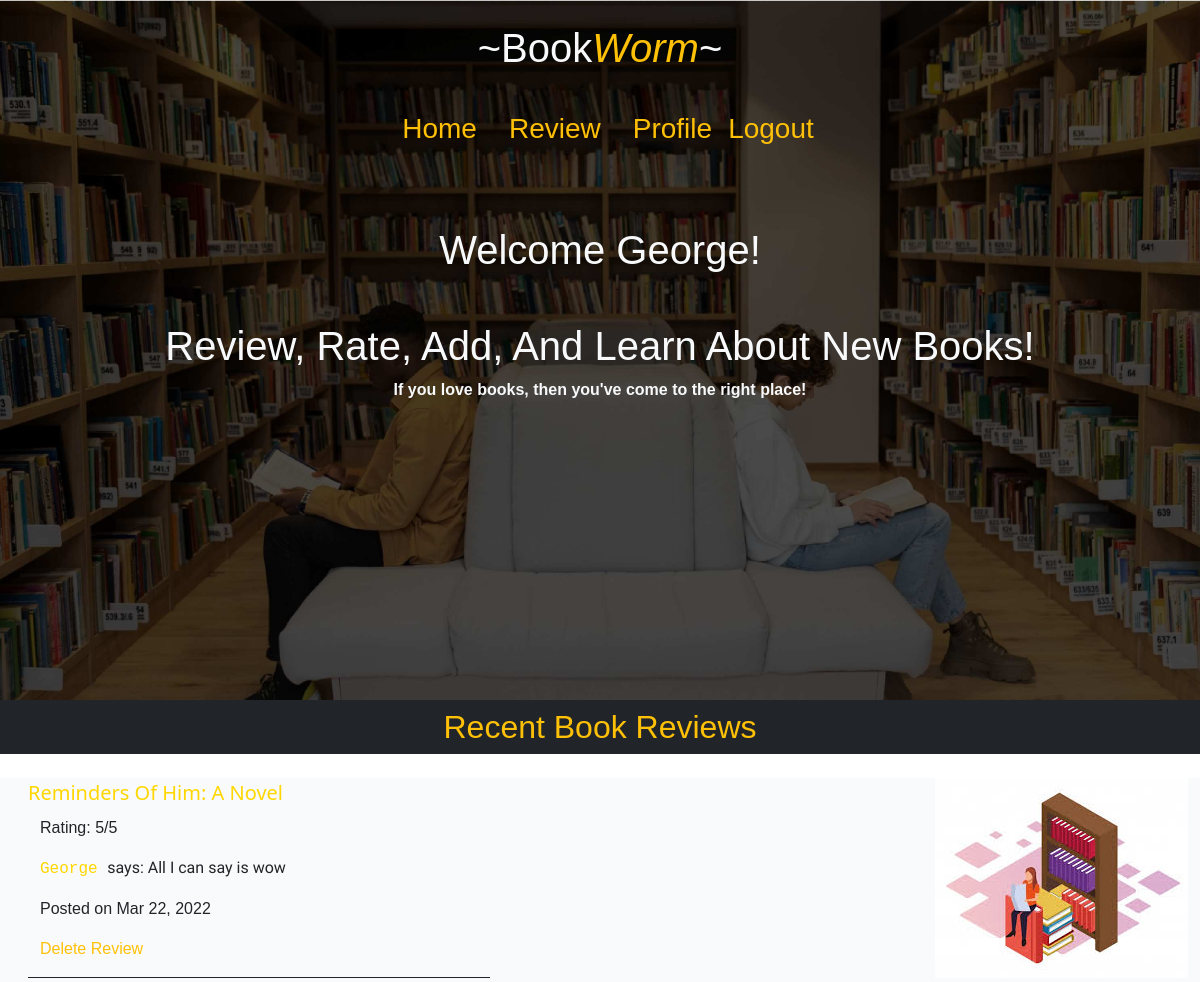
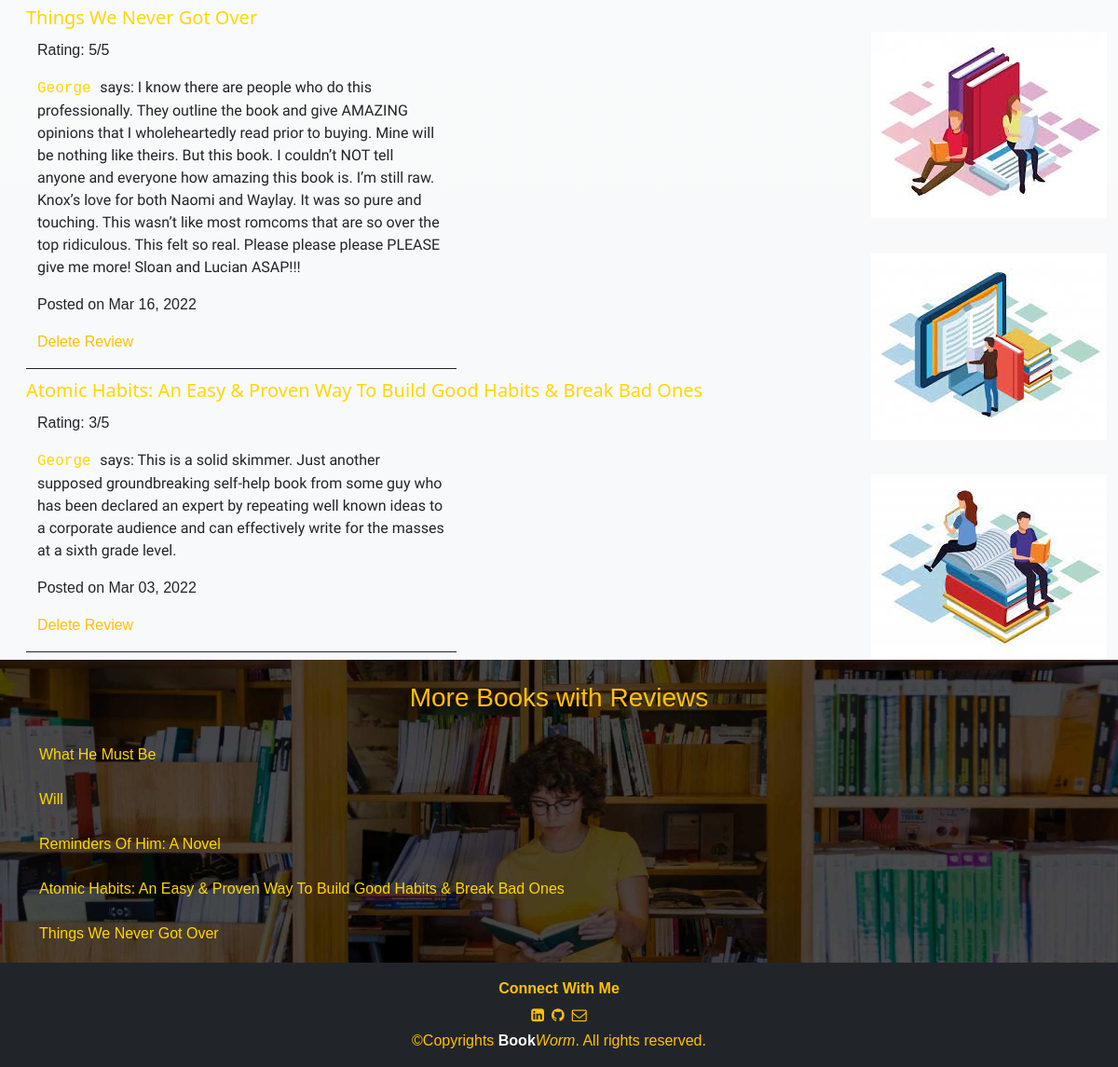
/books/ (signed in), run on the app's committed database (2 pictures, top to bottom).
### apps/users/models.py (models this page shows)
class User(models.Model):
    name = models.CharField(max_length=255)
    alias = models.CharField(max_length=255)
    email = models.CharField(max_length=255)
    password = models.CharField(max_length=255)
    created_at = models.DateTimeField(auto_now_add=True)
    updated_at = models.DateTimeField(auto_now=True)
    objects = UserManager()

### apps/books/models.py (models this page shows)
class Review(models.Model):
    review = models.TextField()
    rating = models.IntegerField()
    user = models.ForeignKey(User, related_name='book_reviews', on_delete= CASCADE)
    book = models.ForeignKey(Book, related_name='reviews', on_delete=models.CASCADE)
    created_at = models.DateTimeField(auto_now_add=True)
    updated_at = models.DateTimeField(auto_now=True)
    objects = BookManager()

class Book(models.Model):
    title = models.CharField(max_length=255)
    author = models.TextField()
    uploaded_by = models.ForeignKey(User, related_name='uploaded_books', on_delete=models.CASCADE)
    created_at = models.DateTimeField(auto_now_add=True)
    updated_at = models.DateTimeField(auto_now=True)
    objects = BookManager()

### apps/books/views.py (the view)
# urls.py: path('', views.dashboard, name= 'dash'),
def dashboard(request):
    if 'user_id' not in request.session:
        return redirect('/')
    books = Book.objects.all()
    books_with_reviews = []
    for book in books:
        if book.reviews:
            books_with_reviews.append(book)
    context= {
        'reviews': Review.objects.all().order_by('-created_at')[:3],
        'books': books_with_reviews,
        'user': User.objects.get(id = request.session['user_id'])
    }
    return render(request, 'dashboard.html', context)

### apps/books/templates/dashboard.html (shortened to what this page needs)
<!DOCTYPE html>
<html lang="en">
<head>
    {% load static %}
    <link rel="stylesheet" href="{% static 'css/dashboard.css' %}">
    <link href="https://cdn.jsdelivr.net/npm/bootstrap@5.1.3/dist/css/bootstrap.min.css" rel="stylesheet">
    <link rel="stylesheet" href="https://cdnjs.cloudflare.com/ajax/libs/font-awesome/4.7.0/css/font-awesome.min.css">
</head>
<body>
    <div class="container-fluid header">
        <h1 class="text-light  text-center py-4">~Book<i class="text-warning">Worm</i>~</h1>
        <nav class="navbar text-light p-2 mb-5">
            <div class="container-xxl">
                <div class="d-flex justify-content-between m-auto">
                    <h3><a class="link-warning text-decoration-none mx-3" href="/books">Home</a></h3>
                    <h3><a class="link-warning text-decoration-none mx-3" href="/books/add">Review</a></h3>
                    <h3><a class="link-warning text-decoration-none mx-3" href="/{{user.id}}">Profile</a></h3>
                    <h3><a class="link-warning text-decoration-none" href="/logout">Logout</a></h3>
                </div>
        </nav>
        <div class="container pt-3">
            <h1 class="text-center text-light">Welcome {{user.alias}}!</h1>
            <h1 class="text-center text-light mt-5">Review, Rate, Add, And Learn About New Books! </h1>
            <p class="text-center text-light"><strong> If you love books, then you've come to the right place!</strong> </p>
        </div>
    </div>
    <div class="container-fluid bg-dark">
        <h2 class="m-auto text-center py-2 w-50 mb-4 text-warning">Recent Book Reviews</h2>
    </div>
    <div class="recent_reviews container-fluid bg-light bg-gradient">
        <div class="d-flex flex-row justify-content-around">
            <div class="recent_reviews">
                {% for review in reviews %}
                <a class="link fs-5 ms-3 text-decoration-none" href="/books/{{review.book.id}}">{{review.book.title}}</a>
                <div class="container w-50 ms-3 border-bottom border-dark my-2">
                    <p>Rating: {{review.rating}}/5</p>
                    <p class="review"><a class="link text-decoration-none font-monospace" href="/{{review.user.id}}">{{review.user.alias}} </a>says: {{review.review}}</p>
                        <p>Posted on {{review.created_at|date:'M d, Y'}}</p>
                        {% if review.user.id == user.id %}
                        <p><a class="link link-warning text-decoration-none" href="/books/delete_review/{{review.id}}">Delete Review</a></p>
                        {% endif %}
                </div>
                {% endfor %}
            </div>
            <div class="d-flex flex-column justify justify-content-between" >
                <img src="../static/img/images-5.jpg" alt="book">
                <img src="../static/img/images-7.jpg" alt="book">
                <img src="../static/img/images-11.jpg" alt="book">
                <img src="../static/img/images-12.jpg" alt="book">
            </div>
        </div>
    </div>
    <div class="container-fluid" style="background-image: url(../static/img/wepik-2022214-125738.jpg); background-repeat: no-repeat; background-size: cover; background-blend-mode: darken; background-position:center;">
        <div class="other_reviews">
            <h3 class="text-center py-4 text-warning">More Books with Reviews</h3>
            <div class="container overflow-auto" style="height: 235px;">
                {% for book in books %}
                    <p class="pb-2"><a class="link text-decoration-none" href="/books/{{book.id}}">{{book.title}}</a></p>
                {% endfor %}
            </div>
        </div>
    </div>
    <footer class="p-3 bg-dark">
        <p class="text-center text-warning mb-0"><strong>Connect With Me</strong></p>
        <div class="d-flex justify-content-center align-items-center">
            <a class="link-warning p-1" href="#">
                <i class="fa fa-linkedin-square" aria-hidden="true"></i>
            </a>
            <a class="link-warning p-1" href="#">
                <i class="fa fa-github" aria-hidden="true"></i>
            </a>
            <a class="link-warning p-1" href="#">
                <i class="fa fa-envelope-o" aria-hidden="true"></i>
            </a>
        </div>
        <p class="text-center text-warning mb-0">&copy;Copyrights <strong class="text-light">Book</strong><i class="text-warning">Worm</i>. All rights reserved.</p>
    </footer>
</body>
</html>

### apps/books/static/css/dashboard.css (style rules this page uses)
.header { background-image: url(../img/wepik-2022229-132042.png); height: 350px; background-repeat: no-repeat; background-size: cover; height: 700px; animation: change 20s infinite ease-in-out; }
h1, h2, h3, p, h5 { font-family:Verdana, Geneva, Tahoma, sans-serif }
.review { font-family: 'Gaegu', cursive; font-family: 'Schoolbell', cursive; }
.link { color: gold; }

### data on the page
User: alias "George"
Review: book "Reminders Of Him: A Novel", rating "5", user.alias "George", review "All I can say is wow", created_at "Mar 22, 2022"
Review: book "Things We Never Got Over", rating "5", user.alias "George", review "I know there are people who do this professionally. They outline the book and give AMAZING opinions that I wholeheartedly read prior to buying. Mine will be nothing like theirs. But this book. I couldn’t NOT tell anyone and everyone how amazing this book is. I’m still raw. Knox’s love for both Naomi and Waylay. It was so pure and touching. This wasn’t like most romcoms that are so over the top ridiculous. This felt so real. Please please please PLEASE give me more! Sloan and Lucian ASAP!!!", created_at "Mar 16, 2022"
Review: book "Atomic Habits: An Easy & Proven Way To Build Good Habits & Break Bad Ones", rating "3", user.alias "George", review "This is a solid skimmer. Just another supposed groundbreaking self-help book from some guy who has been declared an expert by repeating well known ideas to a corporate audience and can effectively write for the masses at a sixth grade level.", created_at "Mar 03, 2022"
Book: title "What He Must Be"
Book: title "Will"
Book: title "Reminders Of Him: A Novel"
Book: title "Atomic Habits: An Easy & Proven Way To Build Good Habits & Break Bad Ones"
Book: title "Things We Never Got Over"
